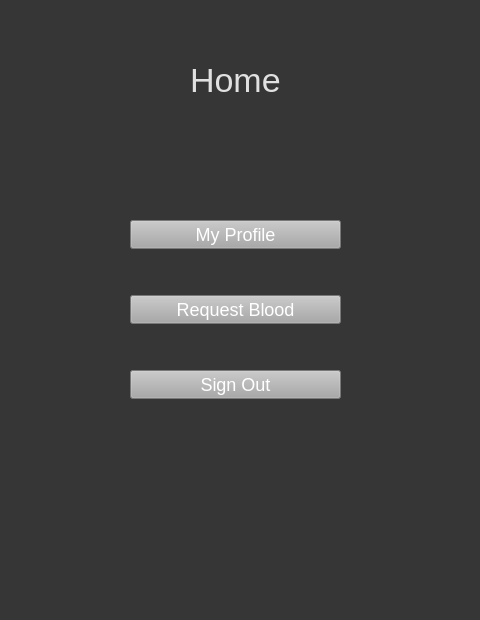
<?xml version="1.0" encoding="UTF-8"?>
<ui version="4.0">
 <class>Form</class>
 <widget class="QWidget" name="Form">
  <property name="geometry">
   <rect>
    <x>0</x>
    <y>0</y>
    <width>480</width>
    <height>620</height>
   </rect>
  </property>
  <property name="windowTitle">
   <string>Form</string>
  </property>
  <property name="styleSheet">
   <string notr="true">background-color: rgb(54, 54, 54);</string>
  </property>
  <widget class="QLabel" name="label">
   <property name="geometry">
    <rect>
     <x>190</x>
     <y>50</y>
     <width>141</width>
     <height>61</height>
    </rect>
   </property>
   <property name="styleSheet">
    <string notr="true">font-size:34px; 
color: rgb(225, 225, 225);</string>
   </property>
   <property name="text">
    <string>Home</string>
   </property>
  </widget>
  <widget class="QWidget" name="">
   <property name="geometry">
    <rect>
     <x>130</x>
     <y>180</y>
     <width>211</width>
     <height>261</height>
    </rect>
   </property>
   <layout class="QGridLayout" name="gridLayout">
    <item row="1" column="0">
     <widget class="QPushButton" name="requestbloodButton">
      <property name="styleSheet">
       <string notr="true">background-color: rgb(167, 168, 167); 
color: rgb(255, 255, 255);
font-size:18px</string>
      </property>
      <property name="text">
       <string>Request Blood</string>
      </property>
     </widget>
    </item>
    <item row="0" column="0">
     <widget class="QPushButton" name="myprofileButton">
      <property name="styleSheet">
       <string notr="true">background-color: rgb(167, 168, 167); 
color: rgb(255, 255, 255);
font-size:18px</string>
      </property>
      <property name="text">
       <string>My Profile</string>
      </property>
     </widget>
    </item>
    <item row="2" column="0">
     <widget class="QPushButton" name="signoutButton">
      <property name="styleSheet">
       <string notr="true">background-color: rgb(167, 168, 167); 
color: rgb(255, 255, 255);
font-size:18px</string>
      </property>
      <property name="text">
       <string>Sign Out</string>
      </property>
     </widget>
    </item>
   </layout>
  </widget>
 </widget>
 <resources/>
 <connections/>
</ui>
